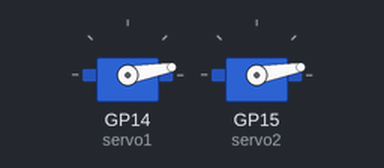
Simulated run of this program. Board: Raspberry Pi Pico running MicroPython. Shown: 2 × servo. Servo angles are drawn from the pulse width (0.5 ms = 0°, 2.5 ms = 180°).

Above: at 1.05 s.
At 4.0 s:
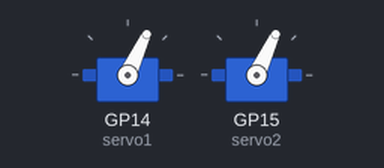
At 7.0 s:
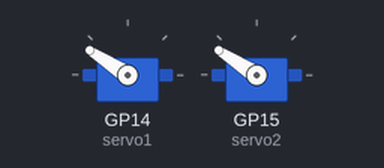
At 13.0 s:
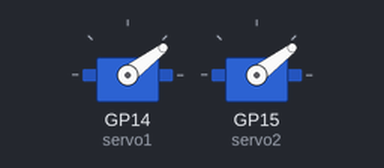
Timing chart, 0 to 16.6 s (numbered marks = the images above):
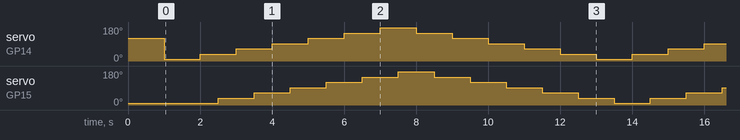

Measured:
- by itself, servo on GP14 (servo1): repeats every 12.0 s: 37° 1.0 s, 65° 1.0 s, 92° 1.0 s, 120° 1.0 s, 147° 1.0 s, 175° 1.0 s, 147° 1.0 s, 120° 1.0 s, 92° 1.0 s, 65° 1.0 s, 37° 1.0 s, 10° 1.0 s
- by itself, servo on GP15 (servo2): repeats every 12.0 s: 65° 1.0 s, 92° 1.0 s, 120° 1.0 s, 147° 1.0 s, 175° 1.0 s, 147° 1.0 s, 120° 1.0 s, 92° 1.0 s, 65° 1.0 s, 37° 1.0 s, 10° 1.0 s, 37° 1.0 s

The program:

GP14_15_18_19_22_28_Servo.py
```python
from machine import Pin, PWM
import utime

servo1 = PWM(Pin(14))
servo2 = PWM(Pin(15))

#servo3 = PWM(Pin(22))
#servo4 = PWM(Pin(26))
#servo5 = PWM(Pin(27))
#servo6 = PWM(Pin(28))

servo1.freq(50)
servo2.freq(50)

#servo3.freq(50)
#servo4.freq(50)
#servo5.freq(50)
#servo6.freq(50)


MIN = 2000
MID = 6000
MAX = 8000

servo1.duty_u16(MID)
servo2.duty_u16(MIN)
utime.sleep(1)


cnt1 = MIN
dir1 = 0
while True:
    servo1.duty_u16(cnt1)
    utime.sleep(0.5)
    servo2.duty_u16(cnt1)
    utime.sleep(0.5)
    if dir1 == 0:
        cnt1 = cnt1 + 1000
        if cnt1 >= 8000:
            cnt1 = 8000
            dir1 = 1
    else:
        cnt1 = cnt1 - 1000
        if cnt1 <= 2000:
            cnt1 = 2000
            dir1 = 0

"""
while True:

    print ("Servo #1")
    servo1.duty_ns(MIN)
    utime.sleep(1)

    servo1.duty_ns(MID)
    utime.sleep(1)

    servo1.duty_ns(MAX)
    utime.sleep(1)


    print ("Servo #2")
    servo2.duty_ns(MIN)
    utime.sleep(1)

    servo2.duty_ns(MID)
    utime.sleep(1)

    servo2.duty_ns(MAX)
    utime.sleep(1)
"""
```
